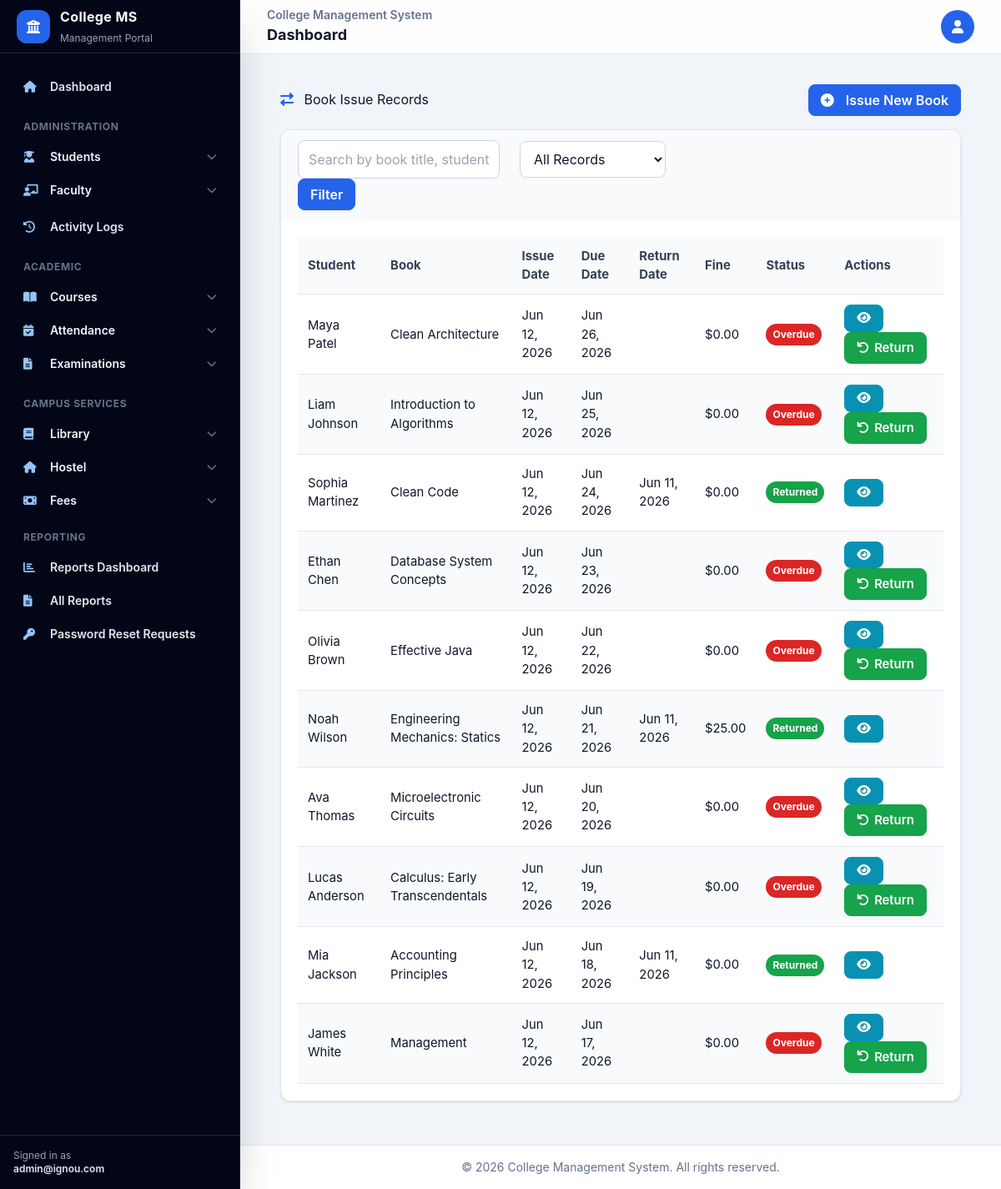
The app's page /library/issues/ (signed in) with its own data.
### library_management/models.py (models this page shows, shortened)
class BookIssue(models.Model):
    issue_id = models.AutoField(primary_key=True)
    student = models.ForeignKey('student_management.Student', on_delete=models.CASCADE, related_name='book_issues')
    book = models.ForeignKey(Book, on_delete=models.CASCADE, related_name='issues')
    issue_date = models.DateField(auto_now_add=True)
    return_date = models.DateField()
    actual_return_date = models.DateField(null=True, blank=True)
    fine_amount = models.DecimalField(max_digits=10, decimal_places=2, default=0.00)
    is_returned = models.BooleanField(default=False)
    created_at = models.DateTimeField(auto_now_add=True)
    updated_at = models.DateTimeField(auto_now=True)

class Book(models.Model):
    book_id = models.AutoField(primary_key=True)
    title = models.CharField(max_length=200)
    author = models.CharField(max_length=100)
    isbn = models.CharField(max_length=20, unique=True)
    publication = models.CharField(max_length=100)
    availability = models.BooleanField(default=True)
    created_at = models.DateTimeField(auto_now_add=True)
    updated_at = models.DateTimeField(auto_now=True)

### student_management/models.py (models this page shows, shortened)
class Student(models.Model):
    student_id = models.AutoField(primary_key=True)
    user = models.OneToOneField(User, on_delete=models.CASCADE, related_name='student_profile')
    name = models.CharField(max_length=100)
    email = models.EmailField(unique=True)
    course = models.ForeignKey('course_management.Course', on_delete=models.CASCADE)
    year = models.IntegerField()
    created_at = models.DateTimeField(auto_now_add=True)
    updated_at = models.DateTimeField(auto_now=True)

### library_management/views.py (the view, shortened to what this page needs)
# urls.py: path('issues/', views.BookIssueListView.as_view(), name='book_issue_list'),
class BookIssueListView(LoginRequiredMixin, ListView):
    model = BookIssue
    template_name = 'library_management/book_issue_list.html'
    context_object_name = 'issues'
    paginate_by = 10
    def get_queryset(self):
        queryset = BookIssue.objects.all().order_by('-issue_date')
        search_query = self.request.GET.get('search')
        status = self.request.GET.get('status')
        if status:
            if status == 'returned':
                queryset = queryset.filter(is_returned=True)
            elif status == 'not_returned':
                queryset = queryset.filter(is_returned=False)
        return queryset
    def get_context_data(self, **kwargs):
        context = super().get_context_data(**kwargs)
        context['today'] = date.today()
        return context

### templates/library_management/book_issue_list.html (shortened to what this page needs)
{% extends 'base.html' %}
{% load static %}
{% block content %}
<div class="container-fluid py-4">
    <div class="d-flex justify-content-between align-items-center mb-4">
        <h1>
            <i class="fas fa-exchange-alt text-primary me-2"></i>
            Book Issue Records
        </h1>
        <a href="{% url 'book_issue_create' %}" class="btn btn-primary">
            <i class="fas fa-plus-circle me-2"></i>Issue New Book
        </a>
    </div>
    <div class="card shadow mb-4">
        <div class="card-header py-3">
            <form method="get" class="row g-3 align-items-center">
                <div class="col-md-4">
                    <input type="text" name="search" class="form-control" placeholder="Search by book title, student name, or registration number" value="{{ request.GET.search }}">
                </div>
                <div class="col-md-3">
                    <select name="status" class="form-select">
                        <option value="">All Records</option>
                    </select>
                </div>
                <div class="col-auto">
                    <button type="submit" class="btn btn-primary">Filter</button>
                </div>
            </form>
        </div>
        <div class="card-body">
            <div class="table-responsive">
                <table class="table table-striped">
                    <thead>
                        <tr>
                            <th>Student</th>
                            <th>Book</th>
                            <th>Issue Date</th>
                            <th>Due Date</th>
                            <th>Return Date</th>
                            <th>Fine</th>
                            <th>Status</th>
                            <th>Actions</th>
                        </tr>
                    </thead>
                    <tbody>
                        {% if issues %}
                            {% for issue in issues %}
                            <tr>
                                <td>{{ issue.student.user.get_full_name }}</td>
                                <td>
                                    <a href="{% url 'book_detail' issue.book.book_id %}">
                                        {{ issue.book.title }}
                                    </a>
                                </td>
                                <td>{{ issue.issue_date|date:"M d, Y" }}</td>
                                <td>{{ issue.return_date|date:"M d, Y" }}</td>
                                <td>{{ issue.actual_return_date|default:"-"|date:"M d, Y" }}</td>
                                <td>${{ issue.fine_amount|floatformat:2 }}</td>
                                <td>
                                    {% if issue.is_returned %}
                                        <span class="badge bg-success">Returned</span>
                                    {% else %}
                                        {% if issue.return_date < today %}
                                            <span class="badge bg-danger">Overdue</span>
                                        {% else %}
                                            <span class="badge bg-warning text-dark">Issued</span>
                                        {% endif %}
                                    {% endif %}
                                </td>
                                <td>
                                    <div class="btn-group btn-group-sm" role="group">
                                        <a href="{% url 'book_issue_detail' issue.issue_id %}" class="btn btn-info">
                                            <i class="fas fa-eye"></i>
                                        </a>
                                        {% if not issue.is_returned %}
                                        <a href="{% url 'book_return' issue.issue_id %}" class="btn btn-success">
                                            <i class="fas fa-undo"></i> Return
                                        </a>
                                        {% endif %}
                                    </div>
                                </td>
                            </tr>
                            {% endfor %}
                        {% else %}
                            <tr>
                                <td colspan="8" class="text-center">No book issue records found.</td>
                            </tr>
                        {% endif %}
                    </tbody>
                </table>
            </div>
        </div>
    </div>
</div>
{% endblock %}

### templates/base.html (shortened to what this page needs)
<!DOCTYPE html>
{% load static %}
<html lang="en">
<head>
    <script src="https://cdn.tailwindcss.com"></script>
    <link rel="stylesheet" href="https://cdnjs.cloudflare.com/ajax/libs/font-awesome/6.0.0/css/all.min.css">
    <link rel="stylesheet" href="{% static 'css/tailwind-compat.css' %}">
</head>
<body class="min-h-screen bg-slate-100 text-slate-900 antialiased">
    {% with user_type=user.profile.user_type|default:'' %}
    {% if user.is_authenticated %}
    <div class="min-h-screen lg:flex">
        <aside id="appSidebar" class="fixed inset-y-0 left-0 z-40 flex w-72 -translate-x-full flex-col border-r border-slate-800 bg-slate-950 text-slate-100 shadow-2xl transition-transform duration-200 lg:translate-x-0">
            <div class="flex h-16 items-center gap-3 border-b border-slate-800 px-5">
                <div class="grid h-10 w-10 place-items-center rounded-xl bg-blue-600 text-white">
                    <i class="fas fa-university"></i>
                </div>
                <div>
                    <a href="{% url 'home' %}" class="block text-base font-bold tracking-wide text-white">College MS</a>
                    <span class="text-xs text-slate-400">Management Portal</span>
                </div>
            </div>
            <nav class="flex-1 space-y-5 overflow-y-auto px-4 py-5 text-sm">
                <a href="{% url 'home' %}" class="flex items-center gap-3 rounded-xl px-3 py-2.5 font-semibold text-slate-200 hover:bg-slate-800 hover:text-white">
                    <i class="fas fa-home w-5 text-blue-300"></i> Dashboard
                </a>
                {% if user_type == 'admin' or user.is_staff %}
                <section>
                    <p class="px-3 pb-2 text-xs font-bold uppercase tracking-wider text-slate-500">Administration</p>
                    <details class="group">
                        <summary class="flex cursor-pointer list-none items-center justify-between rounded-xl px-3 py-2.5 font-semibold hover:bg-slate-800">
                            <span><i class="fas fa-user-graduate mr-3 w-5 text-blue-300"></i>Students</span>
                            <i class="fas fa-chevron-down text-xs text-slate-500 group-open:rotate-180"></i>
                        </summary>
                    </details>
                    <details class="group">
                        <summary class="flex cursor-pointer list-none items-center justify-between rounded-xl px-3 py-2.5 font-semibold hover:bg-slate-800">
                            <span><i class="fas fa-chalkboard-teacher mr-3 w-5 text-blue-300"></i>Faculty</span>
                            <i class="fas fa-chevron-down text-xs text-slate-500 group-open:rotate-180"></i>
                        </summary>
                    </details>
                    <a href="{% url 'auth:system_activity_logs' %}" class="mt-1 flex items-center gap-3 rounded-xl px-3 py-2.5 font-semibold text-slate-200 hover:bg-slate-800 hover:text-white">
                        <i class="fas fa-history w-5 text-blue-300"></i> Activity Logs
                    </a>
                </section>
                {% endif %}
                <section>
                    <p class="px-3 pb-2 text-xs font-bold uppercase tracking-wider text-slate-500">Academic</p>
                    <details class="group">
                        <summary class="flex cursor-pointer list-none items-center justify-between rounded-xl px-3 py-2.5 font-semibold hover:bg-slate-800">
                            <span><i class="fas fa-book-open mr-3 w-5 text-blue-300"></i>Courses</span>
                            <i class="fas fa-chevron-down text-xs text-slate-500 group-open:rotate-180"></i>
                        </summary>
                    </details>
                    <details class="group">
                        <summary class="flex cursor-pointer list-none items-center justify-between rounded-xl px-3 py-2.5 font-semibold hover:bg-slate-800">
                            <span><i class="fas fa-calendar-check mr-3 w-5 text-blue-300"></i>Attendance</span>
                            <i class="fas fa-chevron-down text-xs text-slate-500 group-open:rotate-180"></i>
                        </summary>
                    </details>
                    <details class="group">
                        <summary class="flex cursor-pointer list-none items-center justify-between rounded-xl px-3 py-2.5 font-semibold hover:bg-slate-800">
                            <span><i class="fas fa-file-alt mr-3 w-5 text-blue-300"></i>Examinations</span>
                            <i class="fas fa-chevron-down text-xs text-slate-500 group-open:rotate-180"></i>
                        </summary>
                    </details>
                </section>
                <section>
                    <p class="px-3 pb-2 text-xs font-bold uppercase tracking-wider text-slate-500">Campus Services</p>
                    <details class="group">
                        <summary class="flex cursor-pointer list-none items-center justify-between rounded-xl px-3 py-2.5 font-semibold hover:bg-slate-800">
                            <span><i class="fas fa-book mr-3 w-5 text-blue-300"></i>Library</span>
                            <i class="fas fa-chevron-down text-xs text-slate-500 group-open:rotate-180"></i>
                        </summary>
                    </details>
                    {% if user_type == 'admin' %}
                    <details class="group">
                        <summary class="flex cursor-pointer list-none items-center justify-between rounded-xl px-3 py-2.5 font-semibold hover:bg-slate-800">
                            <span><i class="fas fa-home mr-3 w-5 text-blue-300"></i>Hostel</span>
                            <i class="fas fa-chevron-down text-xs text-slate-500 group-open:rotate-180"></i>
                        </summary>
                    </details>
                    <details class="group">
                        <summary class="flex cursor-pointer list-none items-center justify-between rounded-xl px-3 py-2.5 font-semibold hover:bg-slate-800">
                            <span><i class="fas fa-money-bill mr-3 w-5 text-blue-300"></i>Fees</span>
                            <i class="fas fa-chevron-down text-xs text-slate-500 group-open:rotate-180"></i>
                        </summary>
                    </details>
                    <p class="px-3 pb-2 pt-4 text-xs font-bold uppercase tracking-wider text-slate-500">Reporting</p>
                    <a class="flex items-center gap-3 rounded-xl px-3 py-2.5 font-semibold text-slate-200 hover:bg-slate-800 hover:text-white" href="{% url 'reporting_dashboard' %}">
                        <i class="fas fa-chart-bar w-5 text-blue-300"></i> Reports Dashboard
                    </a>
                    <a class="flex items-center gap-3 rounded-xl px-3 py-2.5 font-semibold text-slate-200 hover:bg-slate-800 hover:text-white" href="{% url 'report_list' %}">
                        <i class="fas fa-file-alt w-5 text-blue-300"></i> All Reports
                    </a>
                    <a class="flex items-center gap-3 rounded-xl px-3 py-2.5 font-semibold text-slate-200 hover:bg-slate-800 hover:text-white" href="{% url 'auth:admin_reset_requests' %}">
                        <i class="fas fa-key w-5 text-blue-300"></i> Password Reset Requests
                    </a>
                    {% endif %}
                </section>
            </nav>
            <div class="border-t border-slate-800 p-4 text-xs text-slate-400">
                Signed in as
                <span class="block truncate font-semibold text-slate-200">{{ user.email|default:user.username }}</span>
            </div>
        </aside>
        <div class="flex min-h-screen w-full flex-col lg:pl-72">
            <header class="sticky top-0 z-20 border-b border-slate-200 bg-white/90 backdrop-blur">
                <div class="flex h-16 items-center justify-between gap-3 px-4 sm:px-6 lg:px-8">
                    <div class="min-w-0">
                        <p class="truncate text-sm font-semibold text-slate-500">College Management System</p>
                        <h1 class="truncate text-lg font-bold text-slate-900">{% block page_heading %}Dashboard{% endblock %}</h1>
                    </div>
                    <div class="dropdown">
                        <button class="grid h-10 w-10 place-items-center rounded-full bg-blue-600 text-white" type="button" aria-label="Open user menu">
                            <i class="fas fa-user"></i>
                        </button>
                    </div>
                </div>
            </header>
            <main class="flex-1 px-4 py-5 sm:px-6 lg:px-8">
    {% endif %}
            {% block content %}{% endblock %}
    {% if user.is_authenticated %}
            </main>
            <footer class="border-t border-slate-200 bg-white px-4 py-4 text-center text-sm text-slate-500">
                &copy; {% now 'Y' %} College Management System. All rights reserved.
            </footer>
        </div>
    </div>
    {% else %}
        </main>
    </div>
    {% endif %}
    {% endwith %}
</body>
</html>

### records on screen
BookIssue: student.user.get_full_name "Maya Patel", book "Clean Architecture", issue_date "Jun 12, 2026", return_date "Jun 26, 2026", fine_amount "0.00", is_returned "Overdue"
BookIssue: student.user.get_full_name "Liam Johnson", book "Introduction to Algorithms", issue_date "Jun 12, 2026", return_date "Jun 25, 2026", fine_amount "0.00", is_returned "Overdue"
BookIssue: student.user.get_full_name "Sophia Martinez", book "Clean Code", issue_date "Jun 12, 2026", return_date "Jun 24, 2026", actual_return_date "Jun 11, 2026", fine_amount "0.00", is_returned "Returned"
BookIssue: student.user.get_full_name "Ethan Chen", book "Database System Concepts", issue_date "Jun 12, 2026", return_date "Jun 23, 2026", fine_amount "0.00", is_returned "Overdue"
BookIssue: student.user.get_full_name "Olivia Brown", book "Effective Java", issue_date "Jun 12, 2026", return_date "Jun 22, 2026", fine_amount "0.00", is_returned "Overdue"
BookIssue: student.user.get_full_name "Noah Wilson", book "Engineering Mechanics: Statics", issue_date "Jun 12, 2026", return_date "Jun 21, 2026", actual_return_date "Jun 11, 2026", fine_amount "25.00", is_returned "Returned"
BookIssue: student.user.get_full_name "Ava Thomas", book "Microelectronic Circuits", issue_date "Jun 12, 2026", return_date "Jun 20, 2026", fine_amount "0.00", is_returned "Overdue"
BookIssue: student.user.get_full_name "Lucas Anderson", book "Calculus: Early Transcendentals", issue_date "Jun 12, 2026", return_date "Jun 19, 2026", fine_amount "0.00", is_returned "Overdue"
BookIssue: student.user.get_full_name "Mia Jackson", book "Accounting Principles", issue_date "Jun 12, 2026", return_date "Jun 18, 2026", actual_return_date "Jun 11, 2026", fine_amount "0.00", is_returned "Returned"
BookIssue: student.user.get_full_name "James White", book "Management", issue_date "Jun 12, 2026", return_date "Jun 17, 2026", fine_amount "0.00", is_returned "Overdue"

### other values on screen
{{ user.email|default:user.username }} "admin@ignou.com"
